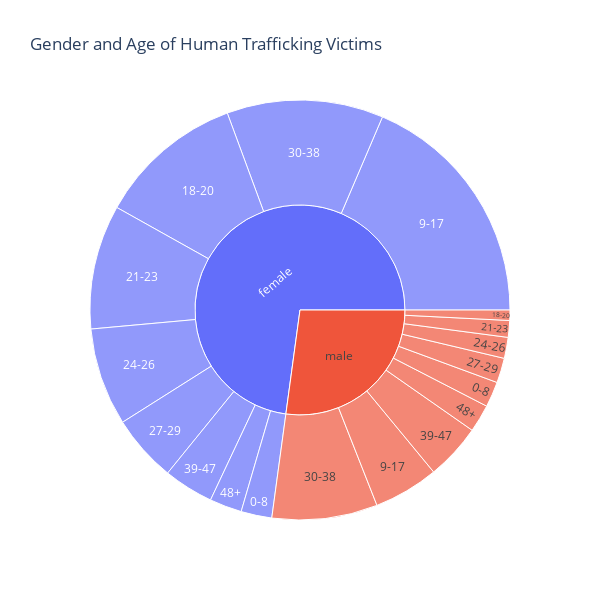

Notebook cell for this chart:
### Code cell
HT_df['Victims'] = 1
fig = px.sunburst(HT_df[HT_df.ageBroad.notna()], path=['gender', 'ageBroad'], values='Victims', color='gender',
                  title='Gender and Age of Human Trafficking Victims')
fig.update_layout(width=600, height=600)
fig.show()

### Figure 1 — Plotly figure (JSON) as saved in the notebook; plotly's stock layout.template omitted (floating-point values rounded to 4 significant figures)
{"data": [{"branchvalues": "total", "customdata": [["female"], ["male"], ["female"], ["female"], ["female"], ["male"], ["female"], ["female"], ["male"], ["female"], ["female"], ["male"], ["male"], ["male"], ["male"], ["female"], ["male"], ["male"], ["male"], ["female"]], "domain": {"x": [0, 1], "y": [0, 1]}, "hovertemplate": "labels=%{label}<br>Victims=%{value}<br>parent=%{parent}<br>id=%{id}<br>gender=%{customdata[0]}<extra></extra>", "ids": ["female/0-8", "male/9-17", "female/9-17", "female/48+", "female/39-47", "male/30-38", "female", "female/27-29", "male/27-29", "female/24-26", "female/21-23", "male/18-20", "male/0-8", "male/24-26", "male", "female/30-38", "male/21-23", "male/39-47", "male/48+", "female/18-20"], "labels": ["0-8", "9-17", "9-17", "48+", "39-47", "30-38", "female", "27-29", "27-29", "24-26", "21-23", "18-20", "0-8", "24-26", "male", "30-38", "21-23", "39-47", "48+", "18-20"], "marker": {"colors": ["#636efa", "#EF553B", "#636efa", "#636efa", "#636efa", "#EF553B", "#636efa", "#636efa", "#EF553B", "#636efa", "#636efa", "#EF553B", "#EF553B", "#EF553B", "#EF553B", "#636efa", "#EF553B", "#EF553B", "#EF553B", "#636efa"]}, "name": "", "parents": ["female", "male", "female", "female", "female", "male", "", "female", "male", "female", "female", "male", "male", "male", "", "female", "male", "male", "male", "female"], "type": "sunburst", "values": [1182, 2493, 9249, 1237, 1915, 4044, 36272, 2574, 950, 3749, 4764, 397, 976, 805, 13517, 6001, 641, 2148, 1063, 5601]}], "layout": {"height": 600, "legend": {"tracegroupgap": 0}, "title": {"text": "Gender and Age of Human Trafficking Victims"}, "width": 600}}
